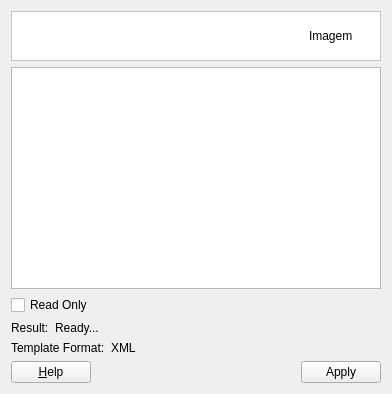
<?xml version="1.0" encoding="UTF-8"?>
<ui version="4.0">
 <class>EditTemplate</class>
 <widget class="QWidget" name="EditTemplate">
  <property name="geometry">
   <rect>
    <x>0</x>
    <y>0</y>
    <width>392</width>
    <height>394</height>
   </rect>
  </property>
  <property name="windowTitle">
   <string>Edit Template</string>
  </property>
  <layout class="QGridLayout" name="gridLayout_2">
   <item row="0" column="0">
    <widget class="QFrame" name="frame_2">
     <property name="styleSheet">
      <string notr="true">QWidget { background: white }</string>
     </property>
     <property name="frameShape">
      <enum>QFrame::StyledPanel</enum>
     </property>
     <property name="frameShadow">
      <enum>QFrame::Sunken</enum>
     </property>
     <layout class="QGridLayout" name="gridLayout_4" columnstretch="1,0">
      <property name="topMargin">
       <number>0</number>
      </property>
      <property name="bottomMargin">
       <number>0</number>
      </property>
      <property name="horizontalSpacing">
       <number>9</number>
      </property>
      <item row="0" column="1">
       <widget class="QLabel" name="m_imgLabel">
        <property name="minimumSize">
         <size>
          <width>62</width>
          <height>48</height>
         </size>
        </property>
        <property name="maximumSize">
         <size>
          <width>48</width>
          <height>48</height>
         </size>
        </property>
        <property name="text">
         <string>Imagem</string>
        </property>
       </widget>
      </item>
      <item row="0" column="0">
       <widget class="QLabel" name="m_datasourceTypeTitleLabel">
        <property name="font">
         <font>
          <pointsize>10</pointsize>
          <weight>75</weight>
          <bold>true</bold>
         </font>
        </property>
        <property name="text">
         <string/>
        </property>
       </widget>
      </item>
     </layout>
    </widget>
   </item>
   <item row="1" column="0">
    <widget class="QTextEdit" name="textEdit"/>
   </item>
   <item row="2" column="0">
    <widget class="QCheckBox" name="chkReadOnly">
     <property name="text">
      <string>Read Only</string>
     </property>
    </widget>
   </item>
   <item row="3" column="0">
    <layout class="QHBoxLayout" name="horizontalLayout">
     <item>
      <widget class="QLabel" name="lblResult">
       <property name="text">
        <string>Result:</string>
       </property>
      </widget>
     </item>
     <item>
      <widget class="QLabel" name="lblTextResult">
       <property name="sizePolicy">
        <sizepolicy hsizetype="Expanding" vsizetype="Preferred">
         <horstretch>0</horstretch>
         <verstretch>0</verstretch>
        </sizepolicy>
       </property>
       <property name="text">
        <string>Ready...</string>
       </property>
      </widget>
     </item>
    </layout>
   </item>
   <item row="4" column="0">
    <layout class="QHBoxLayout" name="horizontalLayout_3">
     <item>
      <widget class="QLabel" name="lblFormat">
       <property name="text">
        <string>Template Format:</string>
       </property>
      </widget>
     </item>
     <item>
      <widget class="QLabel" name="lblTextFormat">
       <property name="sizePolicy">
        <sizepolicy hsizetype="Expanding" vsizetype="Preferred">
         <horstretch>0</horstretch>
         <verstretch>0</verstretch>
        </sizepolicy>
       </property>
       <property name="text">
        <string>XML</string>
       </property>
      </widget>
     </item>
    </layout>
   </item>
   <item row="5" column="0">
    <layout class="QGridLayout" name="gridLayout">
     <item row="0" column="0">
      <widget class="QPushButton" name="helpPushButton">
       <property name="text">
        <string>&amp;Help</string>
       </property>
       <property name="shortcut">
        <string>Alt+H</string>
       </property>
      </widget>
     </item>
     <item row="0" column="1">
      <spacer name="horizontalSpacer">
       <property name="orientation">
        <enum>Qt::Horizontal</enum>
       </property>
       <property name="sizeHint" stdset="0">
        <size>
         <width>218</width>
         <height>20</height>
        </size>
       </property>
      </spacer>
     </item>
     <item row="0" column="2">
      <widget class="QPushButton" name="pbApply">
       <property name="text">
        <string>Apply</string>
       </property>
      </widget>
     </item>
    </layout>
   </item>
  </layout>
 </widget>
 <resources/>
 <connections/>
</ui>
